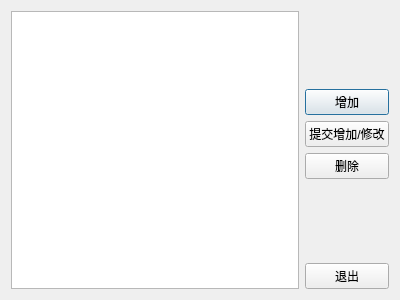
<?xml version="1.0" encoding="UTF-8"?>
<ui version="4.0">
 <class>EditLeteratureLevel</class>
 <widget class="QDialog" name="EditLeteratureLevel">
  <property name="geometry">
   <rect>
    <x>0</x>
    <y>0</y>
    <width>400</width>
    <height>300</height>
   </rect>
  </property>
  <property name="windowTitle">
   <string>Dialog</string>
  </property>
  <layout class="QGridLayout" name="gridLayout_2">
   <item row="0" column="0">
    <widget class="QTableView" name="tableView"/>
   </item>
   <item row="0" column="1">
    <layout class="QGridLayout" name="gridLayout">
     <item row="1" column="0">
      <widget class="QPushButton" name="pushButton">
       <property name="text">
        <string>增加</string>
       </property>
      </widget>
     </item>
     <item row="3" column="0" rowspan="2">
      <widget class="QPushButton" name="pushButton_2">
       <property name="text">
        <string>删除</string>
       </property>
      </widget>
     </item>
     <item row="5" column="0">
      <spacer name="verticalSpacer_2">
       <property name="orientation">
        <enum>Qt::Vertical</enum>
       </property>
       <property name="sizeHint" stdset="0">
        <size>
         <width>20</width>
         <height>40</height>
        </size>
       </property>
      </spacer>
     </item>
     <item row="6" column="0">
      <widget class="QPushButton" name="pushButton_3">
       <property name="text">
        <string>退出</string>
       </property>
      </widget>
     </item>
     <item row="0" column="0">
      <spacer name="verticalSpacer">
       <property name="orientation">
        <enum>Qt::Vertical</enum>
       </property>
       <property name="sizeHint" stdset="0">
        <size>
         <width>20</width>
         <height>40</height>
        </size>
       </property>
      </spacer>
     </item>
     <item row="2" column="0">
      <widget class="QPushButton" name="pushButton_4">
       <property name="text">
        <string>提交增加/修改</string>
       </property>
      </widget>
     </item>
    </layout>
   </item>
  </layout>
 </widget>
 <resources/>
 <connections>
  <connection>
   <sender>pushButton_3</sender>
   <signal>clicked()</signal>
   <receiver>EditLeteratureLevel</receiver>
   <slot>accept()</slot>
   <hints>
    <hint type="sourcelabel">
     <x>366</x>
     <y>272</y>
    </hint>
    <hint type="destinationlabel">
     <x>384</x>
     <y>294</y>
    </hint>
   </hints>
  </connection>
 </connections>
</ui>
